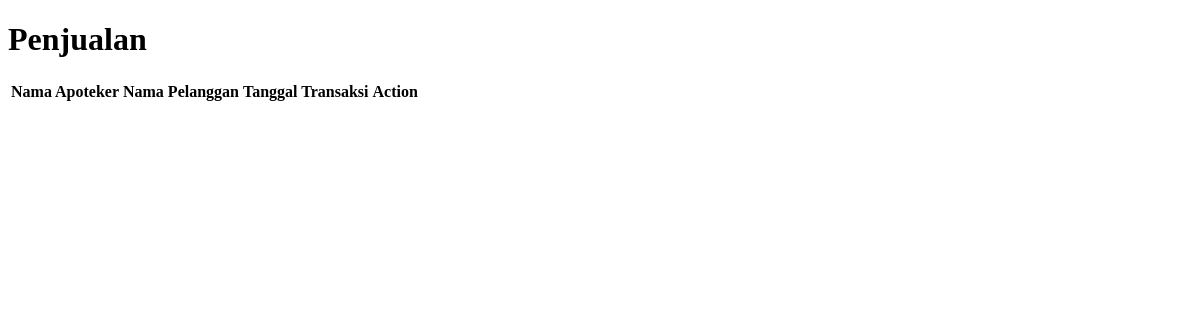
The app's page /penjualan, older data.
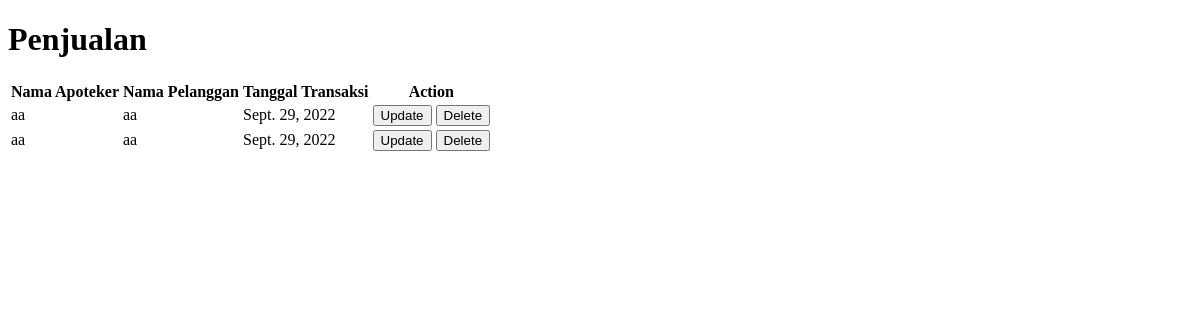
The same page, newer data.
### app/models.py (models this page shows, shortened)
class penjualan(models.Model):
    idpenjualan = models.AutoField(primary_key=True)
    namaapoteker = models.CharField(max_length=50)
    namapelanggan = models.CharField(max_length=50)
    tanggaltransaksi = models.DateField()

### app/views.py (the view)
# urls.py: path('penjualan', views.penjualan,name='penjualan'),
def penjualan (request):
    allpenjualanobj = models.penjualan.objects.all()
    return render (request, 'penjualan.html', {
        'allpenjualanobj': allpenjualanobj,
    })

### app/templates/penjualan.html (shortened to what this page needs)
<!DOCTYPE html>
<html lang="en">
<head>
</head>
<body>
    <h1>Penjualan</h1>
    <table>
        <tr>
            <th>Nama Apoteker</th>
            <th>Nama Pelanggan</th>
            <th>Tanggal Transaksi</th>
            <th>Action</th>
        </tr>
        {% for item in allpenjualanobj %}
        <tr>
            <td>{{ item.namaapoteker}}</td>
            <td>{{ item.namapelanggan }}</td>
            <td>{{ item.tanggaltransaksi}}</td>
            <td>
                <a href="{% url 'updatepenjualan' item.idpenjualan %}"><button>Update</button></a>
                <a href="{% url 'deletepenjualan' item.idpenjualan %}"><button>Delete</button></a>
            </td>
        </tr>
        {% endfor %}
    </table>
</body>
</html>

Row changes from the older to the newer data that the page shows:
added penjualan: namaapoteker "aa", namapelanggan "aa", tanggaltransaksi "Sept. 29, 2022"
added penjualan: namaapoteker "aa", namapelanggan "aa", tanggaltransaksi "Sept. 29, 2022"
